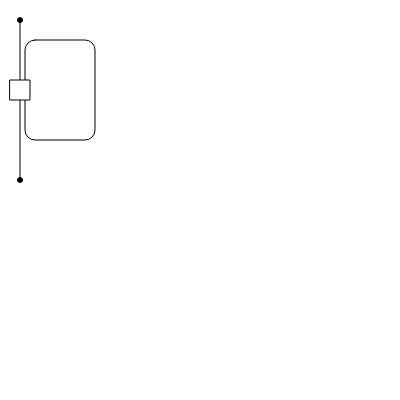
Frame 1 (no input)
Frame 60 (no input): identical to frame 1, image omitted
Frame 120 (the mouse pressed at the canvas centre since frame 60): identical to frame 1, image omitted

The p5.js sketch that drew this single still picture (run headless with seeded random() and noise() and a simulated clock; from frame 60 on, the mouse is pressed at the canvas centre):

// p5.js sketch
// ── sketch.js
function setup() {
	createCanvas(400, 400);
	
		// background(100);

	drawWhile(20, 20);
	
	// var val = drawBranch(20, 20);
	
	// drawBranch(20, val[0][1]);
}


// last rendered thing should be decalred first
function draw() {

}

// height of branch or while
const HEIGHT = 160;
const WIDTH_BRANCH = 160;
const LEN_BOX = 20;

// merge two coordinates
function converge(c1, c2) {
	
}

// Only supporting if else right now
function drawBranch(x, y) {
	
	var end1 = [x, y + HEIGHT];
	var end2 = [x + WIDTH_BRANCH/2, y + HEIGHT];

	fill(0);
	circle(end1[0], end1[1], 5);
	circle(end2[0], end2[1], 5);

	line(x, y, x, y + HEIGHT);
	line(x + WIDTH_BRANCH/2, y + WIDTH_BRANCH/2, x + WIDTH_BRANCH/2, y + HEIGHT);
	line(x, y + HEIGHT/2, x + WIDTH_BRANCH/2, y + HEIGHT/2);
	
	circle(x, y, 5);
	
	fill(255);
	rect(x - LEN_BOX/2, y + WIDTH_BRANCH/2 - LEN_BOX/2, LEN_BOX, LEN_BOX);
	
	return [end1, end2];
}

function drawWhile(x, y, nodes) {

	fill(0);
	circle(x, y + HEIGHT, 5);

	fill(255);
	// circle(60, 90, 35);
	rect(x + 5, y + 20, 70, 100, 10);

	line(x, y, x, y + HEIGHT);

	rect(x - 10, y + 60, 20, 20);

	fill(0);
	circle(x, y, 5);


}
